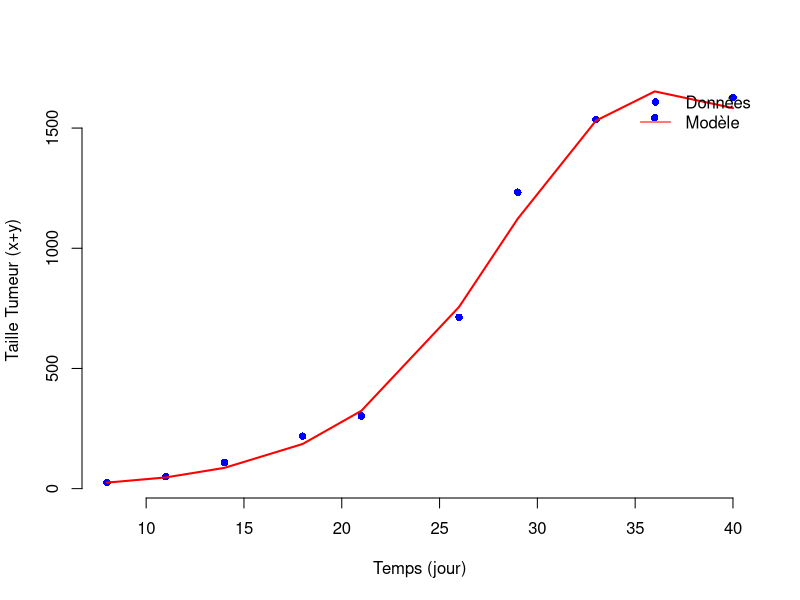

Source code (R):
rm(list=ls())

##############################################################################
# Read CSV data
##############################################################################
data.df <- read.csv("../Data/virotherapy-data.csv", header=TRUE)

TimeData <- data.df$x
TumorData <- data.df$y
TimeSim <- TimeData

##############################################################################
# Model
##############################################################################
library(deSolve)

Viro.model <- function(t, pop, param) {
  y <- pop[1]  # cellules tumorales non infectées
  x <- pop[2]  # cellules tumorales infectées
  v <- pop[3]  # particules virales
  
  K     <- param[1]
  r     <- param[2]
  delta <- param[3]
  rho   <- param[4]
  k     <- param[5]
  a     <- param[6]
  w     <- param[7]
  eps   <- param[8]
  
  dy <- r*y*(1 - ((y + x)^eps / K^eps)) - k*y*v - rho*x*y
  dx <- k*y*v - delta*x
  dv <- a*x - w*v - k*y*v
  
  list( c(dy, dx, dv) )
}

event.dat <- data.frame(
  var   = c("v"),      # Only change virus
  time  = 14,          # Time of event
  value = 2,           # Inject virus
  method= "replace"     
)

##############################################################################
# LSE
##############################################################################

# Fixed parameters
K_fixed   <- 2139.258
r_fixed   <- 0.2062134
eps_fixed <- 1.648773

# Initial conditions
Init.cond <- c(y=TumorData[1], x=0, v=0)

# par = (delta, rho, k, a, w)
sse_func <- function(par) {
  
  delta_ <- par[1]
  rho_   <- par[2]
  k_     <- par[3]
  a_     <- par[4]
  w_     <- par[5]
  
  param_vec <- c(K_fixed, r_fixed, delta_, rho_, k_, a_, w_, eps_fixed)
  
  out <- lsoda(Init.cond, TimeSim, Viro.model, param_vec,
               events = list(data=event.dat))
  
  model_tumor <- out[, 'y'] + out[, 'x']
  
  diff_ <- TumorData - model_tumor
  sse_val <- sum(diff_^2, na.rm=TRUE)
  
  return(sse_val)
}


# Estimation des paramètres inconnus (delta, rho, k, a, w)
init_par <- c(delta=1.119, rho=0.141, k=0.000591, a=0.9, w=0.3)

# parameters estimation using 'optim'
fit <- optim(
  par   = init_par,
  fn    = sse_func,
  method= "L-BFGS-B",
  lower = c(0, 1e-6, 1e-10, 0, 0),  # lower bound
  upper = c(5,    1,    1,    10,   20)   # upper bound
)

# Get parameters
best_par <- fit$par
best_par

param_best <- c(K_fixed, r_fixed, best_par["delta"], best_par["rho"],
                best_par["k"], best_par["a"], best_par["w"], eps_fixed)

out_best <- lsoda(Init.cond, TimeSim, Viro.model, param_best,
                  events = list(data = event.dat))
out_best_df <- as.data.frame(out_best)
out_best_df$tumor <- out_best_df$y + out_best_df$x

plot(TimeData, TumorData, pch=16, col="blue",
     xlab="Temps (jour)", ylab="Taille Tumeur (x+y)", bty="n")
lines(out_best_df$time, out_best_df$tumor, col="red", lwd=2)
legend("topright", legend=c("Données", "Modèle"),
       col=c("blue","red"), pch=c(16,NA), lty=c(0,1), bty="n")
